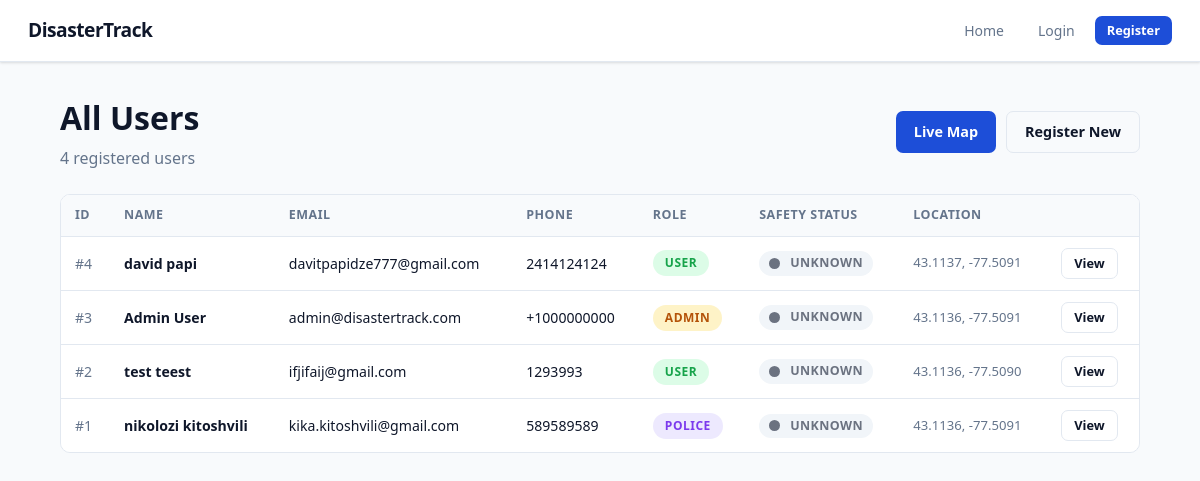
Screenshot of /users with the database file from the repository.
### models.py (models this page shows)
class User(Base):
    __tablename__ = "users"
    id: Mapped[int] = mapped_column(Integer, primary_key=True, index=True)
    name: Mapped[str] = mapped_column(String(50), nullable=False)
    last_name: Mapped[str] = mapped_column(String(50), nullable=False)
    email: Mapped[str] = mapped_column(String(120), unique=True, nullable=False)
    age: Mapped[int] = mapped_column(Integer, nullable=False)
    current_location: Mapped[str] = mapped_column(String(100), default="Unknown")
    phone_number: Mapped[str] = mapped_column(String(20), nullable=False)
    password_hash: Mapped[str] = mapped_column(String(255), nullable=False)
    role: Mapped[str] = mapped_column(String(20), default="normal_user", nullable=False)
    safety_status: Mapped[str] = mapped_column(String(20), default="unknown", nullable=False)
    latitude: Mapped[float | None] = mapped_column(Float, nullable=True)
    longitude: Mapped[float | None] = mapped_column(Float, nullable=True)
    location_history: Mapped[list[UserLocationHistory]] = relationship(
        back_populates="user", cascade="all, delete-orphan"
    )
    notifications: Mapped[list[SafetyNotification]] = relationship(
        back_populates="user", cascade="all, delete-orphan"
    )

### main.py (the view)
@app.get("/users", include_in_schema=False, name="users_page")
async def users_page(
    request: Request,
    db: Annotated[AsyncSession, Depends(get_db)],
):
    result = await db.execute(select(models.User).order_by(models.User.id.desc()))
    users = result.scalars().all()
    return templates.TemplateResponse(request, "users.html", {"users": users, "title": "Users"})

### templates/users.html
{% extends "base.html" %}
{% block content %}
<div class="page">
  <div style="display:flex;align-items:center;justify-content:space-between;flex-wrap:wrap;gap:12px;margin-bottom:24px;">
    <div>
      <h1 style="margin-bottom:4px;">All Users</h1>
      <p class="text-muted">{{ users|length }} registered user{{ 's' if users|length != 1 }}</p>
    </div>
    <div style="display:flex;gap:10px;">
      <a href="/map" class="btn btn-primary">Live Map</a>
      <a href="/register" class="btn btn-outline">Register New</a>
    </div>
  </div>
  <div class="table-wrap">
    <table>
      <thead>
        <tr>
          <th>ID</th>
          <th>Name</th>
          <th>Email</th>
          <th>Phone</th>
          <th>Role</th>
          <th>Safety Status</th>
          <th>Location</th>
          <th></th>
        </tr>
      </thead>
      <tbody>
        {% for user in users %}
        <tr>
          <td style="color:var(--text-muted);">#{{ user.id }}</td>
          <td><strong>{{ user.name }} {{ user.last_name }}</strong></td>
          <td>{{ user.email }}</td>
          <td>{{ user.phone_number }}</td>
          <td>
            {% if user.role == 'admin' %}
              <span class="nav-role-badge badge-admin">Admin</span>
            {% elif user.role == 'police' %}
              <span class="nav-role-badge badge-police">Police</span>
            {% else %}
              <span class="nav-role-badge badge-user">User</span>
            {% endif %}
          </td>
          <td>
            <span class="status-pill pill-{{ user.safety_status }}">
              <span class="status-dot status-{{ user.safety_status }}"></span>
              {{ user.safety_status }}
            </span>
          </td>
          <td style="color:var(--text-muted);font-size:.82rem;">
            {% if user.latitude %}
              {{ "%.4f"|format(user.latitude) }}, {{ "%.4f"|format(user.longitude) }}
            {% else %}
              No data
            {% endif %}
          </td>
          <td>
            <a href="/users/{{ user.id }}" class="btn btn-outline btn-sm">View</a>
          </td>
        </tr>
        {% else %}
        <tr>
          <td colspan="8" style="text-align:center;padding:40px;color:var(--text-muted);">No users registered yet.</td>
        </tr>
        {% endfor %}
      </tbody>
    </table>
  </div>
</div>
{% endblock %}

### templates/base.html (shortened to what this page needs)
<!doctype html>
<html lang="en">
<head>
  <link rel="stylesheet" href="{{ url_for('static', path='/style.css') }}">
</head>
<body>
<header class="site-header">
  <a class="brand" href="/">DisasterTrack</a>
  <nav id="main-nav">
    <a class="nav-link" href="/">Home</a>
    <a class="nav-link" href="/login" id="nav-login">Login</a>
    <a class="nav-link btn btn-primary btn-sm" href="/register" id="nav-register">Register</a>
  </nav>
</header>
<main>{% block content %}{% endblock %}</main>
</body>
</html>

### static/base.css (style rules this page uses)
*, *::before, *::after { box-sizing: border-box; margin: 0; padding: 0; }
:root { --brand: #1d4ed8; --brand-dark: #1e3a8a; --brand-light: #eff6ff; --danger: #dc2626; --safe: #16a34a; --unknown: #6b7280; --police: #7c3aed; --admin: #b45309; --surface: #ffffff; --surface-2: #f8fafc; --border: #e2e8f0; --text: #0f172a; --text-muted: #64748b; --shadow: 0 1px 3px rgba(0,0,0,.08), 0 1px 2px rgba(0,0,0,.06); --shadow-lg: 0 10px 25px rgba(0,0,0,.12); --radius: 10px; }
html { font-size: 16px; }
body { font-family: 'Segoe UI', system-ui, -apple-system, sans-serif; color: var(--text); background: var(--surface-2); line-height: 1.5; min-height: 100vh; }
a { color: var(--brand); text-decoration: none; }
.site-header { position: sticky; top: 0; z-index: 100; display: flex; align-items: center; justify-content: space-between; gap: 16px; padding: 14px 28px; background: var(--surface); border-bottom: 1px solid var(--border); box-shadow: var(--shadow); }
.brand { font-weight: 800; font-size: 1.2rem; color: var(--text); letter-spacing: -.5px; }
nav { display: flex; flex-wrap: wrap; align-items: center; gap: 6px; }
.nav-link { padding: 6px 14px; border-radius: 6px; font-size: .875rem; font-weight: 500; color: var(--text-muted); transition: background .15s, color .15s; }
.nav-role-badge { display: inline-flex; align-items: center; gap: 5px; padding: 4px 12px; border-radius: 20px; font-size: .75rem; font-weight: 700; text-transform: uppercase; letter-spacing: .5px; }
.badge-admin { background: #fef3c7; color: var(--admin); }
.badge-police { background: #ede9fe; color: var(--police); }
.badge-user { background: #dcfce7; color: var(--safe); }
.page { width: min(1080px, calc(100vw - 32px)); margin: 32px auto; }
.btn { display: inline-flex; align-items: center; gap: 7px; padding: 9px 18px; border: none; border-radius: 7px; font: inherit; font-size: .9rem; font-weight: 600; cursor: pointer; transition: opacity .15s, transform .1s; text-decoration: none; }
.btn-primary { background: var(--brand); color: #fff; }
.btn-outline { background: transparent; border: 1.5px solid var(--border); color: var(--text); }
.btn-sm { padding: 5px 12px; font-size: .8rem; }
.status-dot { display: inline-block; width: 11px; height: 11px; border-radius: 50%; vertical-align: middle; margin-right: 5px; }
.status-unknown { background: var(--unknown); }
.status-pill { display: inline-flex; align-items: center; gap: 5px; padding: 3px 10px; border-radius: 20px; font-size: .78rem; font-weight: 700; text-transform: uppercase; letter-spacing: .4px; }
.pill-unknown { background: #f1f5f9; color: var(--unknown); }
.table-wrap { overflow-x: auto; border-radius: var(--radius); border: 1px solid var(--border); }
table { width: 100%; border-collapse: collapse; background: var(--surface); }
th, td { padding: 11px 14px; text-align: left; border-bottom: 1px solid var(--border); font-size: .88rem; }
th { background: var(--surface-2); font-weight: 700; font-size: .78rem; text-transform: uppercase; letter-spacing: .5px; color: var(--text-muted); }
tr:last-child td { border-bottom: none; }
.text-muted { color: var(--text-muted); }

### rows the page displays
User: id "4", name "david", last_name "papi", email "davitpapidze777@gmail.com", phone_number "2414124124", role "USER", safety_status "UNKNOWN", latitude "43.1137", longitude "-77.5091"
User: id "3", name "Admin", last_name "User", email "admin@disastertrack.com", phone_number "+1000000000", role "ADMIN", safety_status "UNKNOWN", latitude "43.1136", longitude "-77.5091"
User: id "2", name "test", last_name "teest", email "ifjifaij@gmail.com", phone_number "1293993", role "USER", safety_status "UNKNOWN", latitude "43.1136", longitude "-77.5090"
User: id "1", name "nikolozi", last_name "kitoshvili", email "kika.kitoshvili@gmail.com", phone_number "589589589", role "POLICE", safety_status "UNKNOWN", latitude "43.1136", longitude "-77.5091"

### other values shown
{{ users|length }} "4"
{{ 's' if users|length != 1 }} "s"
